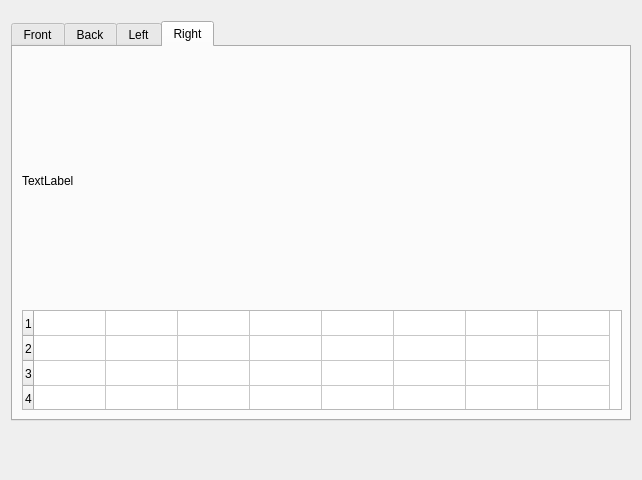
<?xml version="1.0" encoding="UTF-8"?>
<ui version="4.0">
 <class>Polyfit</class>
 <widget class="QDialog" name="Polyfit">
  <property name="geometry">
   <rect>
    <x>0</x>
    <y>0</y>
    <width>640</width>
    <height>480</height>
   </rect>
  </property>
  <property name="maximumSize">
   <size>
    <width>640</width>
    <height>480</height>
   </size>
  </property>
  <property name="windowTitle">
   <string>Dialog</string>
  </property>
  <layout class="QGridLayout" name="gridLayout_5">
   <item row="0" column="0">
    <widget class="QTabWidget" name="tabWidget">
     <property name="minimumSize">
      <size>
       <width>620</width>
       <height>400</height>
      </size>
     </property>
     <property name="maximumSize">
      <size>
       <width>620</width>
       <height>400</height>
      </size>
     </property>
     <property name="currentIndex">
      <number>3</number>
     </property>
     <widget class="QWidget" name="tabFront">
      <attribute name="title">
       <string>Front</string>
      </attribute>
      <layout class="QGridLayout" name="gridLayout_2">
       <item row="0" column="0">
        <widget class="QLabel" name="labelFront">
         <property name="minimumSize">
          <size>
           <width>600</width>
           <height>250</height>
          </size>
         </property>
         <property name="maximumSize">
          <size>
           <width>600</width>
           <height>300</height>
          </size>
         </property>
         <property name="text">
          <string>TextLabel</string>
         </property>
        </widget>
       </item>
       <item row="1" column="0">
        <widget class="QTableWidget" name="tableWidgetFront">
         <property name="sizePolicy">
          <sizepolicy hsizetype="Fixed" vsizetype="Fixed">
           <horstretch>0</horstretch>
           <verstretch>0</verstretch>
          </sizepolicy>
         </property>
         <property name="minimumSize">
          <size>
           <width>600</width>
           <height>100</height>
          </size>
         </property>
         <property name="maximumSize">
          <size>
           <width>600</width>
           <height>100</height>
          </size>
         </property>
         <property name="verticalScrollBarPolicy">
          <enum>Qt::ScrollBarAlwaysOff</enum>
         </property>
         <property name="horizontalScrollBarPolicy">
          <enum>Qt::ScrollBarAlwaysOff</enum>
         </property>
         <property name="sizeAdjustPolicy">
          <enum>QAbstractScrollArea::AdjustIgnored</enum>
         </property>
         <property name="autoScroll">
          <bool>false</bool>
         </property>
         <property name="autoScrollMargin">
          <number>0</number>
         </property>
         <property name="editTriggers">
          <set>QAbstractItemView::AllEditTriggers</set>
         </property>
         <property name="tabKeyNavigation">
          <bool>false</bool>
         </property>
         <property name="showDropIndicator" stdset="0">
          <bool>false</bool>
         </property>
         <property name="dragDropOverwriteMode">
          <bool>false</bool>
         </property>
         <property name="verticalScrollMode">
          <enum>QAbstractItemView::ScrollPerItem</enum>
         </property>
         <property name="rowCount">
          <number>4</number>
         </property>
         <property name="columnCount">
          <number>8</number>
         </property>
         <attribute name="horizontalHeaderVisible">
          <bool>false</bool>
         </attribute>
         <attribute name="horizontalHeaderDefaultSectionSize">
          <number>72</number>
         </attribute>
         <attribute name="horizontalHeaderMinimumSectionSize">
          <number>25</number>
         </attribute>
         <attribute name="verticalHeaderDefaultSectionSize">
          <number>25</number>
         </attribute>
         <attribute name="verticalHeaderMinimumSectionSize">
          <number>24</number>
         </attribute>
         <row/>
         <row/>
         <row/>
         <row/>
         <column/>
         <column/>
         <column/>
         <column/>
         <column/>
         <column/>
         <column/>
         <column/>
        </widget>
       </item>
      </layout>
     </widget>
     <widget class="QWidget" name="tabBack">
      <attribute name="title">
       <string>Back</string>
      </attribute>
      <layout class="QGridLayout" name="gridLayout">
       <item row="1" column="0">
        <widget class="QTableWidget" name="tableWidgetBack">
         <property name="sizePolicy">
          <sizepolicy hsizetype="Fixed" vsizetype="Fixed">
           <horstretch>0</horstretch>
           <verstretch>0</verstretch>
          </sizepolicy>
         </property>
         <property name="minimumSize">
          <size>
           <width>600</width>
           <height>100</height>
          </size>
         </property>
         <property name="maximumSize">
          <size>
           <width>600</width>
           <height>100</height>
          </size>
         </property>
         <property name="verticalScrollBarPolicy">
          <enum>Qt::ScrollBarAlwaysOff</enum>
         </property>
         <property name="horizontalScrollBarPolicy">
          <enum>Qt::ScrollBarAlwaysOff</enum>
         </property>
         <property name="sizeAdjustPolicy">
          <enum>QAbstractScrollArea::AdjustIgnored</enum>
         </property>
         <property name="autoScroll">
          <bool>false</bool>
         </property>
         <property name="autoScrollMargin">
          <number>0</number>
         </property>
         <property name="editTriggers">
          <set>QAbstractItemView::AllEditTriggers</set>
         </property>
         <property name="tabKeyNavigation">
          <bool>false</bool>
         </property>
         <property name="showDropIndicator" stdset="0">
          <bool>false</bool>
         </property>
         <property name="dragDropOverwriteMode">
          <bool>false</bool>
         </property>
         <property name="verticalScrollMode">
          <enum>QAbstractItemView::ScrollPerItem</enum>
         </property>
         <property name="rowCount">
          <number>4</number>
         </property>
         <property name="columnCount">
          <number>8</number>
         </property>
         <attribute name="horizontalHeaderVisible">
          <bool>false</bool>
         </attribute>
         <attribute name="horizontalHeaderDefaultSectionSize">
          <number>72</number>
         </attribute>
         <attribute name="horizontalHeaderMinimumSectionSize">
          <number>25</number>
         </attribute>
         <attribute name="verticalHeaderDefaultSectionSize">
          <number>25</number>
         </attribute>
         <attribute name="verticalHeaderMinimumSectionSize">
          <number>24</number>
         </attribute>
         <row/>
         <row/>
         <row/>
         <row/>
         <column/>
         <column/>
         <column/>
         <column/>
         <column/>
         <column/>
         <column/>
         <column/>
        </widget>
       </item>
       <item row="0" column="0">
        <widget class="QLabel" name="labelBack">
         <property name="minimumSize">
          <size>
           <width>600</width>
           <height>250</height>
          </size>
         </property>
         <property name="maximumSize">
          <size>
           <width>600</width>
           <height>300</height>
          </size>
         </property>
         <property name="text">
          <string>TextLabel</string>
         </property>
        </widget>
       </item>
      </layout>
     </widget>
     <widget class="QWidget" name="tabLeft">
      <attribute name="title">
       <string>Left</string>
      </attribute>
      <layout class="QGridLayout" name="gridLayout_3">
       <item row="0" column="0">
        <widget class="QLabel" name="labelLeft">
         <property name="minimumSize">
          <size>
           <width>600</width>
           <height>250</height>
          </size>
         </property>
         <property name="maximumSize">
          <size>
           <width>600</width>
           <height>300</height>
          </size>
         </property>
         <property name="text">
          <string>TextLabel</string>
         </property>
        </widget>
       </item>
       <item row="1" column="0">
        <widget class="QTableWidget" name="tableWidgetLeft">
         <property name="sizePolicy">
          <sizepolicy hsizetype="Fixed" vsizetype="Fixed">
           <horstretch>0</horstretch>
           <verstretch>0</verstretch>
          </sizepolicy>
         </property>
         <property name="minimumSize">
          <size>
           <width>600</width>
           <height>100</height>
          </size>
         </property>
         <property name="maximumSize">
          <size>
           <width>600</width>
           <height>100</height>
          </size>
         </property>
         <property name="verticalScrollBarPolicy">
          <enum>Qt::ScrollBarAlwaysOff</enum>
         </property>
         <property name="horizontalScrollBarPolicy">
          <enum>Qt::ScrollBarAlwaysOff</enum>
         </property>
         <property name="sizeAdjustPolicy">
          <enum>QAbstractScrollArea::AdjustIgnored</enum>
         </property>
         <property name="autoScroll">
          <bool>false</bool>
         </property>
         <property name="autoScrollMargin">
          <number>0</number>
         </property>
         <property name="editTriggers">
          <set>QAbstractItemView::AllEditTriggers</set>
         </property>
         <property name="tabKeyNavigation">
          <bool>false</bool>
         </property>
         <property name="showDropIndicator" stdset="0">
          <bool>false</bool>
         </property>
         <property name="dragDropOverwriteMode">
          <bool>false</bool>
         </property>
         <property name="verticalScrollMode">
          <enum>QAbstractItemView::ScrollPerItem</enum>
         </property>
         <property name="rowCount">
          <number>4</number>
         </property>
         <property name="columnCount">
          <number>8</number>
         </property>
         <attribute name="horizontalHeaderVisible">
          <bool>false</bool>
         </attribute>
         <attribute name="horizontalHeaderDefaultSectionSize">
          <number>72</number>
         </attribute>
         <attribute name="horizontalHeaderMinimumSectionSize">
          <number>25</number>
         </attribute>
         <attribute name="verticalHeaderDefaultSectionSize">
          <number>25</number>
         </attribute>
         <attribute name="verticalHeaderMinimumSectionSize">
          <number>24</number>
         </attribute>
         <row/>
         <row/>
         <row/>
         <row/>
         <column/>
         <column/>
         <column/>
         <column/>
         <column/>
         <column/>
         <column/>
         <column/>
        </widget>
       </item>
      </layout>
     </widget>
     <widget class="QWidget" name="tabRight">
      <attribute name="title">
       <string>Right</string>
      </attribute>
      <layout class="QGridLayout" name="gridLayout_4">
       <item row="0" column="0">
        <widget class="QLabel" name="labelRight">
         <property name="minimumSize">
          <size>
           <width>600</width>
           <height>250</height>
          </size>
         </property>
         <property name="maximumSize">
          <size>
           <width>600</width>
           <height>300</height>
          </size>
         </property>
         <property name="text">
          <string>TextLabel</string>
         </property>
        </widget>
       </item>
       <item row="1" column="0">
        <widget class="QTableWidget" name="tableWidgetRight">
         <property name="sizePolicy">
          <sizepolicy hsizetype="Fixed" vsizetype="Fixed">
           <horstretch>0</horstretch>
           <verstretch>0</verstretch>
          </sizepolicy>
         </property>
         <property name="minimumSize">
          <size>
           <width>600</width>
           <height>100</height>
          </size>
         </property>
         <property name="maximumSize">
          <size>
           <width>600</width>
           <height>100</height>
          </size>
         </property>
         <property name="verticalScrollBarPolicy">
          <enum>Qt::ScrollBarAlwaysOff</enum>
         </property>
         <property name="horizontalScrollBarPolicy">
          <enum>Qt::ScrollBarAlwaysOff</enum>
         </property>
         <property name="sizeAdjustPolicy">
          <enum>QAbstractScrollArea::AdjustIgnored</enum>
         </property>
         <property name="autoScroll">
          <bool>false</bool>
         </property>
         <property name="autoScrollMargin">
          <number>0</number>
         </property>
         <property name="editTriggers">
          <set>QAbstractItemView::AllEditTriggers</set>
         </property>
         <property name="tabKeyNavigation">
          <bool>false</bool>
         </property>
         <property name="showDropIndicator" stdset="0">
          <bool>false</bool>
         </property>
         <property name="dragDropOverwriteMode">
          <bool>false</bool>
         </property>
         <property name="verticalScrollMode">
          <enum>QAbstractItemView::ScrollPerItem</enum>
         </property>
         <property name="rowCount">
          <number>4</number>
         </property>
         <property name="columnCount">
          <number>8</number>
         </property>
         <attribute name="horizontalHeaderVisible">
          <bool>false</bool>
         </attribute>
         <attribute name="horizontalHeaderDefaultSectionSize">
          <number>72</number>
         </attribute>
         <attribute name="horizontalHeaderMinimumSectionSize">
          <number>25</number>
         </attribute>
         <attribute name="verticalHeaderDefaultSectionSize">
          <number>25</number>
         </attribute>
         <attribute name="verticalHeaderMinimumSectionSize">
          <number>24</number>
         </attribute>
         <row/>
         <row/>
         <row/>
         <row/>
         <column/>
         <column/>
         <column/>
         <column/>
         <column/>
         <column/>
         <column/>
         <column/>
        </widget>
       </item>
      </layout>
     </widget>
    </widget>
   </item>
   <item row="1" column="0">
    <spacer name="horizontalSpacer">
     <property name="orientation">
      <enum>Qt::Horizontal</enum>
     </property>
     <property name="sizeHint" stdset="0">
      <size>
       <width>619</width>
       <height>20</height>
      </size>
     </property>
    </spacer>
   </item>
   <item row="2" column="0">
    <widget class="QDialogButtonBox" name="buttonBox">
     <property name="layoutDirection">
      <enum>Qt::RightToLeft</enum>
     </property>
     <property name="orientation">
      <enum>Qt::Horizontal</enum>
     </property>
     <property name="standardButtons">
      <set>QDialogButtonBox::NoButton</set>
     </property>
     <property name="centerButtons">
      <bool>false</bool>
     </property>
    </widget>
   </item>
  </layout>
 </widget>
 <resources/>
 <connections/>
</ui>
